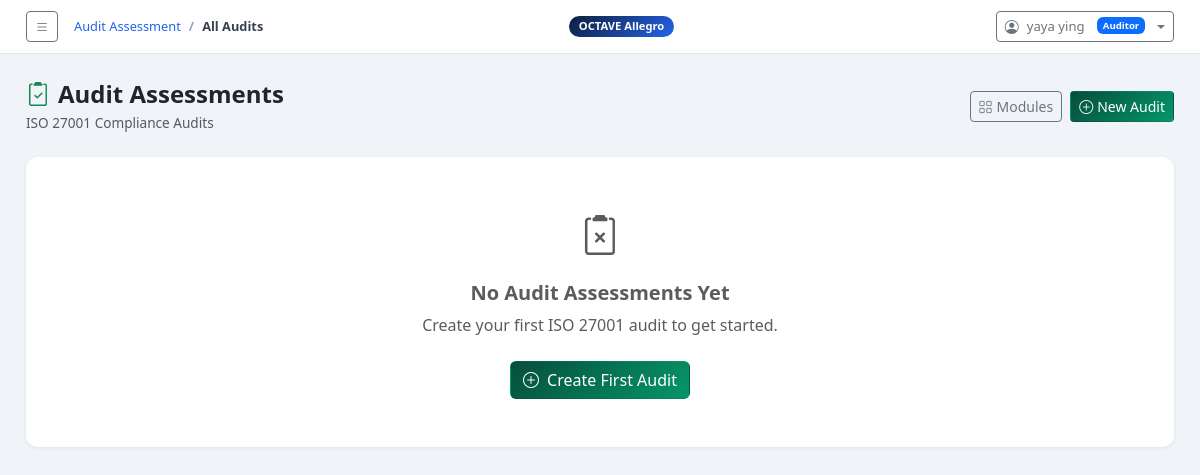
The page /audit/ (signed in) on the database as committed earlier.
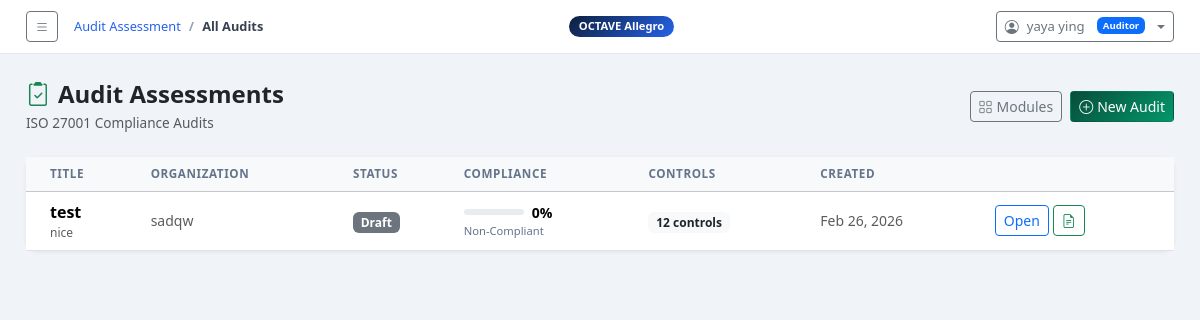
The same page on the database as committed later.
### octave_app/models.py (models this page shows, shortened)
class AuditAssessment(models.Model):
    owner          = models.ForeignKey(User, on_delete=models.SET_NULL, null=True, blank=True,
                         related_name='audit_assessments')
    assigned_auditee = models.ForeignKey(User, on_delete=models.SET_NULL, null=True, blank=True,
                         related_name='assigned_audit_assessments')
    title          = models.CharField(max_length=255)
    organization   = models.CharField(max_length=255)
    scope          = models.TextField()
    assessor_name  = models.CharField(max_length=255)
    assessor_email = models.EmailField(blank=True)
    start_date     = models.DateField(default=timezone.now)
    end_date       = models.DateField(null=True, blank=True)
    status         = models.CharField(max_length=20, choices=AUDIT_STATUS_CHOICES, default='draft')
    notes          = models.TextField(blank=True)
    created_at     = models.DateTimeField(default=timezone.now)
    updated_at     = models.DateTimeField(auto_now=True)
    class Meta:
        ordering = ['-created_at']
    def get_compliance_score(self):
        controls = self.controls.all()
        total = controls.count()
        if total == 0:
            return 0, 'No Controls', 'secondary'
        compliant = controls.filter(status='compliant').count()
        partial   = controls.filter(status='partial').count()
        score = int(((compliant + partial * 0.5) / total) * 100)
        if score >= 85:
            label, color = 'Compliant', 'success'
        elif score >= 60:
            label, color = 'Needs Improvement', 'warning'
        else:
            label, color = 'Non-Compliant', 'danger'
        return score, label, color

### octave_app/views.py (the view)
# urls.py: path('audit/',                                views.audit_list,             name='audit_list'),
@login_required
def audit_list(request):
    user = request.user
    try:
        role = user.profile.role
    except Exception:
        role = 'auditee'
    if role == 'admin':
        audits = AuditAssessment.objects.select_related('owner', 'assigned_auditee').all()
    elif role == 'auditor':
        audits = AuditAssessment.objects.filter(owner=user)
    else:
        audits = AuditAssessment.objects.filter(assigned_auditee=user)
    return render(request, 'octave_app/audit/audit_list.html', {'audits': audits})

### octave_app/context_processors.py (called while the page is built)
def sidebar_ctx(request):
    return {'octave_steps': OCTAVE_STEPS}

### octave_app/templates/octave_app/audit/audit_list.html (shortened to what this page needs)
{% extends 'octave_app/base.html' %}
{% block breadcrumb %}
<li class="breadcrumb-item"><a href="{% url 'audit_list' %}">Audit Assessment</a></li>
<li class="breadcrumb-item active">All Audits</li>
{% endblock %}
{% block content %}
<div class="d-flex justify-content-between align-items-center mb-4">
  <div>
    <h4 class="fw-bold mb-1"><i class="bi bi-clipboard2-check me-2 text-success"></i>Audit Assessments</h4>
    <div class="text-muted" style="font-size:.85rem;">ISO 27001 Compliance Audits</div>
  </div>
  <div class="d-flex gap-2">
    {% if request.user.profile.role == 'auditor' %}
    <a href="{% url 'module_selection' %}" class="btn btn-outline-secondary btn-sm"><i class="bi bi-grid me-1"></i>Modules</a>
    <a href="{% url 'audit_assessment_create' %}" class="btn btn-sm" style="background:linear-gradient(135deg,#064e3b,#059669);color:#fff;">
      <i class="bi bi-plus-circle me-1"></i>New Audit
    </a>
    {% endif %}
  </div>
</div>
{% if audits %}
<div class="card">
  <div class="card-body p-0">
    <div class="table-responsive">
      <table class="table table-hover align-middle mb-0">
        <thead class="table-light">
          <tr>
            <th class="ps-4">Title</th>
            <th>Organization</th>
            <th>Status</th>
            <th>Compliance</th>
            <th>Controls</th>
            <th>Created</th>
            <th></th>
          </tr>
        </thead>
        <tbody>
          {% for audit in audits %}
          {% with score=audit.get_compliance_score %}
          <tr>
            <td class="ps-4">
              <div class="fw-semibold">{{ audit.title }}</div>
              <div class="text-muted" style="font-size:.75rem;">{{ audit.scope|truncatechars:50 }}</div>
            </td>
            <td class="small text-muted">{{ audit.organization }}</td>
            <td>
              {% if audit.status == 'completed' %}<span class="badge bg-success">Completed</span>
              {% elif audit.status == 'in_progress' %}<span class="badge bg-warning text-dark">In Progress</span>
              {% else %}<span class="badge bg-secondary">Draft</span>{% endif %}
            </td>
            <td>
              <div class="d-flex align-items-center gap-2">
                <div class="progress" style="width:60px;height:6px;">
                </div>
                <span class="fw-bold small">{{ score.0 }}%</span>
              </div>
              <div style="font-size:.7rem;color:#64748b;">{{ score.1 }}</div>
            </td>
            <td>
              <span class="badge bg-light text-dark">{{ audit.controls.count }} controls</span>
            </td>
            <td class="small text-muted">{{ audit.created_at|date:"M d, Y" }}</td>
            <td>
              <div class="d-flex gap-1">
                <a href="{% url 'audit_detail' audit.pk %}" class="btn btn-sm btn-outline-primary">Open</a>
                <a href="{% url 'audit_report' audit.pk %}" class="btn btn-sm btn-outline-success"><i class="bi bi-file-earmark-text"></i></a>
              </div>
            </td>
          </tr>
          {% endwith %}
          {% endfor %}
        </tbody>
      </table>
    </div>
  </div>
</div>
{% else %}
<div class="card">
  <div class="card-body text-center py-5">
    <i class="bi bi-clipboard2-x d-block fs-1 mb-3 text-muted"></i>
    <h5 class="fw-bold text-muted mb-2">No Audit Assessments Yet</h5>
    <p class="text-muted mb-4">Create your first ISO 27001 audit to get started.</p>
    {% if request.user.profile.role == 'auditor' %}
    <a href="{% url 'audit_assessment_create' %}" class="btn" style="background:linear-gradient(135deg,#064e3b,#059669);color:#fff;">
      <i class="bi bi-plus-circle me-2"></i>Create First Audit
    </a>
    {% endif %}
  </div>
</div>
{% endif %}
{% endblock %}

### octave_app/templates/octave_app/base.html (shortened to what this page needs)
<!DOCTYPE html>
<html lang="en">
<head>
  <link href="https://cdn.jsdelivr.net/npm/bootstrap@5.3.2/dist/css/bootstrap.min.css" rel="stylesheet">
  <link href="https://cdn.jsdelivr.net/npm/bootstrap-icons@1.11.3/font/bootstrap-icons.css" rel="stylesheet">
</head>
<body>
<div class="main full">
  <div class="topbar">
    <div class="d-flex align-items-center gap-3">
      <button class="btn btn-sm btn-outline-secondary" id="toggleSidebar">
        <i class="bi bi-list"></i>
      </button>
      <nav aria-label="breadcrumb">
        <ol class="breadcrumb">
          {% block breadcrumb %}<li class="breadcrumb-item active">Dashboard</li>{% endblock %}
        </ol>
      </nav>
    </div>
    <span class="ws-badge">OCTAVE Allegro</span>
    {% if user.is_authenticated %}
    <div class="dropdown ms-3">
      <button class="btn btn-sm btn-outline-secondary dropdown-toggle d-flex align-items-center gap-2" type="button" data-bs-toggle="dropdown">
        <i class="bi bi-person-circle"></i>
        <span style="font-size:.82rem">{{ user.get_full_name|default:user.username }}</span>
        {% with role=user.profile.role %}
        {% if role == 'admin' %}<span class="badge bg-danger ms-1" style="font-size:.6rem">Admin</span>
        {% elif role == 'auditor' %}<span class="badge bg-primary ms-1" style="font-size:.6rem">Auditor</span>
        {% else %}<span class="badge bg-secondary ms-1" style="font-size:.6rem">Auditee</span>{% endif %}
        {% endwith %}
      </button>
    </div>
    {% endif %}
  </div>
  <div class="content">
    {% block content %}{% endblock %}
  </div>
</div>
</body>
</html>

### octave_app/templates/octave_app/base.html (style rules this page uses)
:root { --navy:#0d1f3c;--navy2:#1a3558;--accent:#2563eb;--sidebar:270px }
body { background:#f0f4f8;font-family:'Segoe UI',system-ui,sans-serif }
.main { margin-left:var(--sidebar); min-height:100vh; display:flex; flex-direction:column; transition:margin-left .3s ease; }
.main.full { margin-left:0 !important; }
.topbar { background:#fff;border-bottom:1px solid #e2e8f0;padding:11px 26px;position:sticky;top:0;z-index:100;display:flex;align-items:center;justify-content:space-between }
.topbar .breadcrumb { margin:0;font-size:.8rem }
.topbar .breadcrumb-item a { color:var(--accent);text-decoration:none }
.topbar .breadcrumb-item.active { color:#374151;font-weight:600 }
.topbar .breadcrumb-item+.breadcrumb-item::before { color:#94a3b8 }
.content { padding:26px;flex:1 }
.card { border:none;border-radius:12px;box-shadow:0 1px 4px rgba(0,0,0,.07) }
.ws-badge { background:linear-gradient(135deg,var(--navy),var(--accent));color:#fff;border-radius:16px;padding:2px 10px;font-size:.7rem;font-weight:700 }
.table th { font-size:.73rem;text-transform:uppercase;letter-spacing:.05em;color:#64748b;font-weight:700 }

Rows that differ between the two databases and show on the page:
added AuditAssessment: title "test", scope "nice", organization "sadqw", status "Draft", get_compliance_score.0 "0", get_compliance_score.1 "Non-Compliant", controls.count "12", created_at "Feb 26, 2026"
Other text that changed with them:
text no longer shown: "No Audit Assessments Yet Create your first ISO 27001 audit to get started. Create First Audit"
text now shown: "TITLE ORGANIZATION STATUS COMPLIANCE CONTROLS CREATED"
